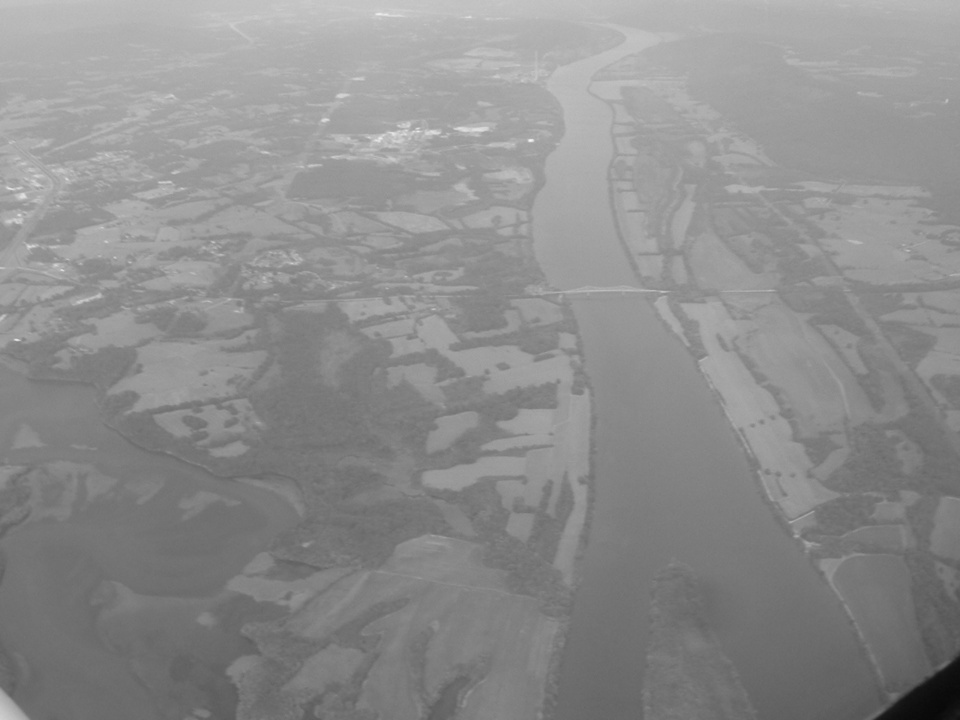
#> input picture assgs/assg1/airborne.jpg, 960 x 720 px
$ python assg1-np.py airborne.jpg   (Python 2 division)   (older library calls are emulated)
#> lines starting #> are read from the running program, lines starting #| are printed output that depends on the picture
# CS4243 Assignment 1
# ===================
# Name: Tay Yang Shun
# Matric: A0073063M

import sys
import cv2
import cv2.cv as cv
import numpy as np
import random

# Example usage:
# python assg1.py airborne.jpg

IMAGE_FILE_NAME = sys.argv[1]
INTENSITY_RANGE = 256

image = cv2.imread(IMAGE_FILE_NAME, cv2.CV_LOAD_IMAGE_GRAYSCALE)
#> image is the input picture: shape (720, 960); min 8, max 246, mean 141.2
height, width = image.shape
#> height = 720; width = 960

flattened_image = image.reshape(1, -1)[0] # Convert to 1-d array

freq = np.bincount(flattened_image) # Calculate frequency of each intensity
#> freq = 247 values, max 12090 at index 117, min 0 at index 0, mean 2798.4
freq = np.lib.pad(freq, (0, 256 - len(freq)), 'constant', constant_values=(0,0)) # Pad with zeroes
#> freq = 256 values, max 12090 at index 117, min 0 at index 0, mean 2700
bin_size = sum(freq) // 256
#> bin_size = 2700

cum_freq = np.cumsum(freq)
#> cum_freq = 256 values from 0 to 691200

freq_temp = []
for i in range(INTENSITY_RANGE):
  limit = bin_size * i
  index = 0
  for j, f in list(enumerate(cum_freq)):
    if limit <= f:
      freq_temp.append((i, j))
      break
#> this loop made 256 passes
#> limit on passes 1 to 3: 0, 2700, 5400
#> after the loop, freq_temp = 256 pairs, first value 0 to 255, second value 0 to 197
freq_temp.append((None, 256))

freq_range_mapping = []
for i in range(INTENSITY_RANGE):
  if freq_temp[i][1] == freq_temp[i+1][1]:
    freq_range_mapping.append((i, (freq_temp[i][1], freq_temp[i][1])))
  else:
    freq_range_mapping.append((i, (freq_temp[i][1], freq_temp[i+1][1]-1)))
#> after the loop, freq_range_mapping = 256 items

freq_map = {} # Dict that maps original intensity to a list of possible equalized intensities
for i in freq_range_mapping:
  new_intensity = i[0]
  for orig_intensity in range(i[1][0], i[1][1]+1):
    if orig_intensity in freq_map:
      freq_map[orig_intensity].append(new_intensity)
    else:
      freq_map[orig_intensity] = [new_intensity]
#> this loop made 256 passes
#> i on passes 1 to 3: (0, (0, 38)), (1, (39, 91)), (2, (92, 95))
#> after the loop, freq_map = 256 items

for px in np.nditer(image, op_flags=['readwrite']):
  # Iterate through image and replace with new intensity values
  px[...] = random.sample(freq_map[int(px)], 1)[0]
#> this loop made 691200 passes

file_name, file_extension = IMAGE_FILE_NAME.split('.')
new_file_name = file_name + '-equalized.' + file_extension
cv2.imwrite(new_file_name, image)
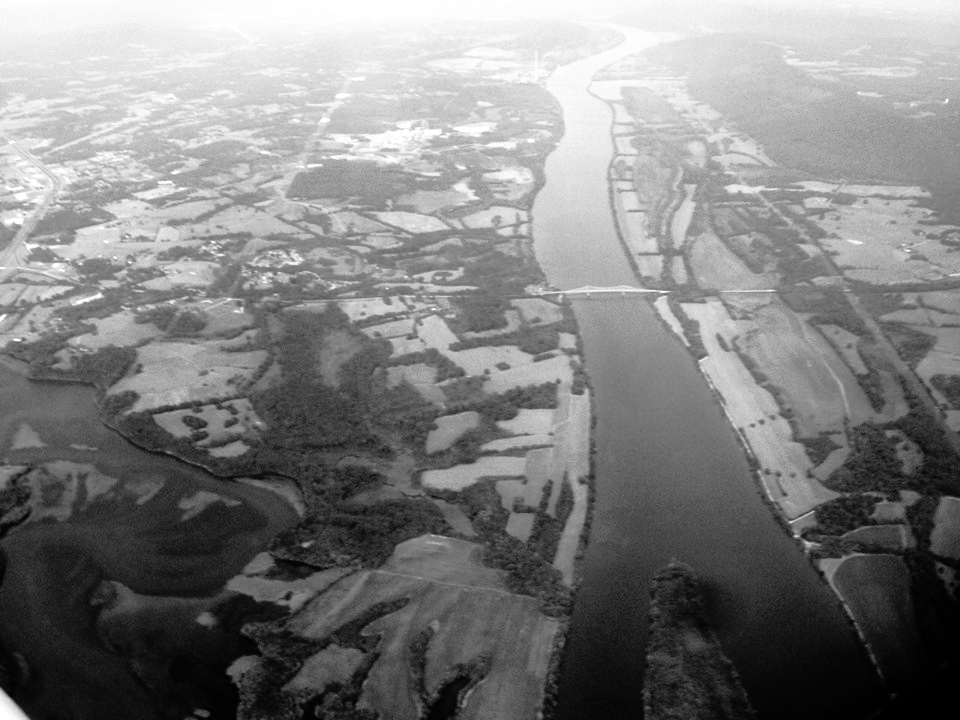
#> saved as airborne-equalized.jpg: shape (720, 960); min 0, max 255, mean 128
print 'Histogram equalized image \'' + new_file_name + '\' generated'

$ run again, with assgs/assg1/haze.jpg copied over assgs/assg1/airborne.jpg
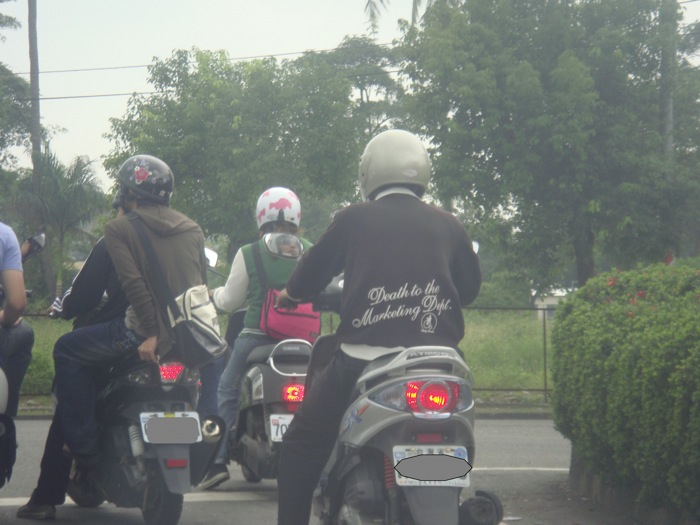
#> input picture assgs/assg1/haze.jpg, 700 x 525 px
#> `image = cv2.imread(IMAGE_FILE_NAME, cv2.CV_LOAD_IMAGE_GRAYSCALE)`:
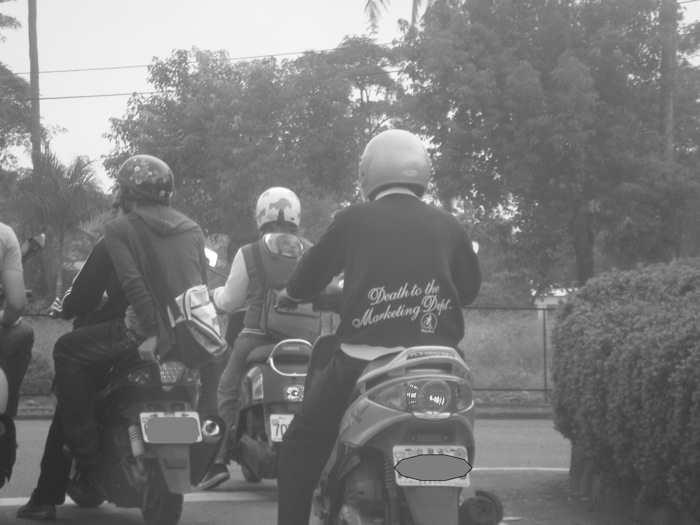
#> image: shape (525, 700); min 30, max 255, mean 121.3
#> freq = 256 values, max 5368 at index 106, min 0 at index 0, mean 1435.5
#> bin_size = 1435
#> cum_freq = 256 values from 0 to 367500
#> the loop `for i in range(INTENSITY_RANGE):` made 256 passes
#> limit on passes 1 to 3: 0, 1435, 2870
#> after the loop `for i in range(INTENSITY_RANGE):`: freq_temp = 256 pairs, first value 0 to 255, second value 0 to 244
#> after the loop `for i in range(INTENSITY_RANGE):`: freq_range_mapping = 256 items
#> the loop `for i in freq_range_mapping:` made 256 passes
#> i on passes 1 to 3: (0, (0, 45)), (1, (46, 48)), (2, (49, 50))
#> the loop `for px in np.nditer(image, op_flags=['readwrite']):` made 367500 passes
#> `cv2.imwrite(new_file_name, image)`:
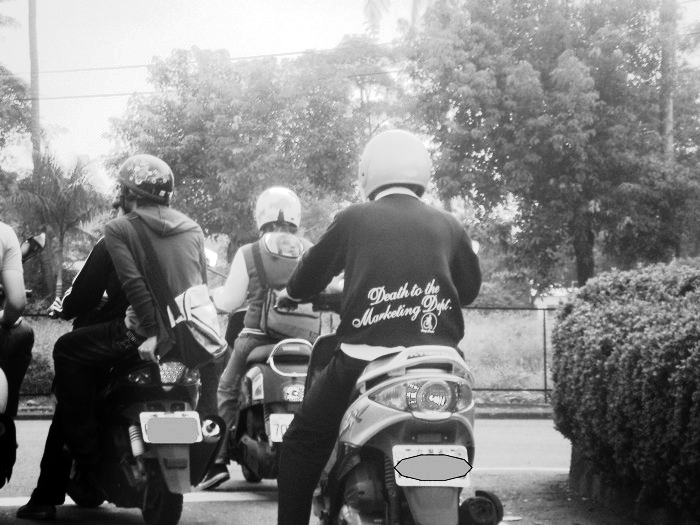
#> saved as airborne-equalized.jpg: shape (525, 700); min 0, max 255, mean 128
